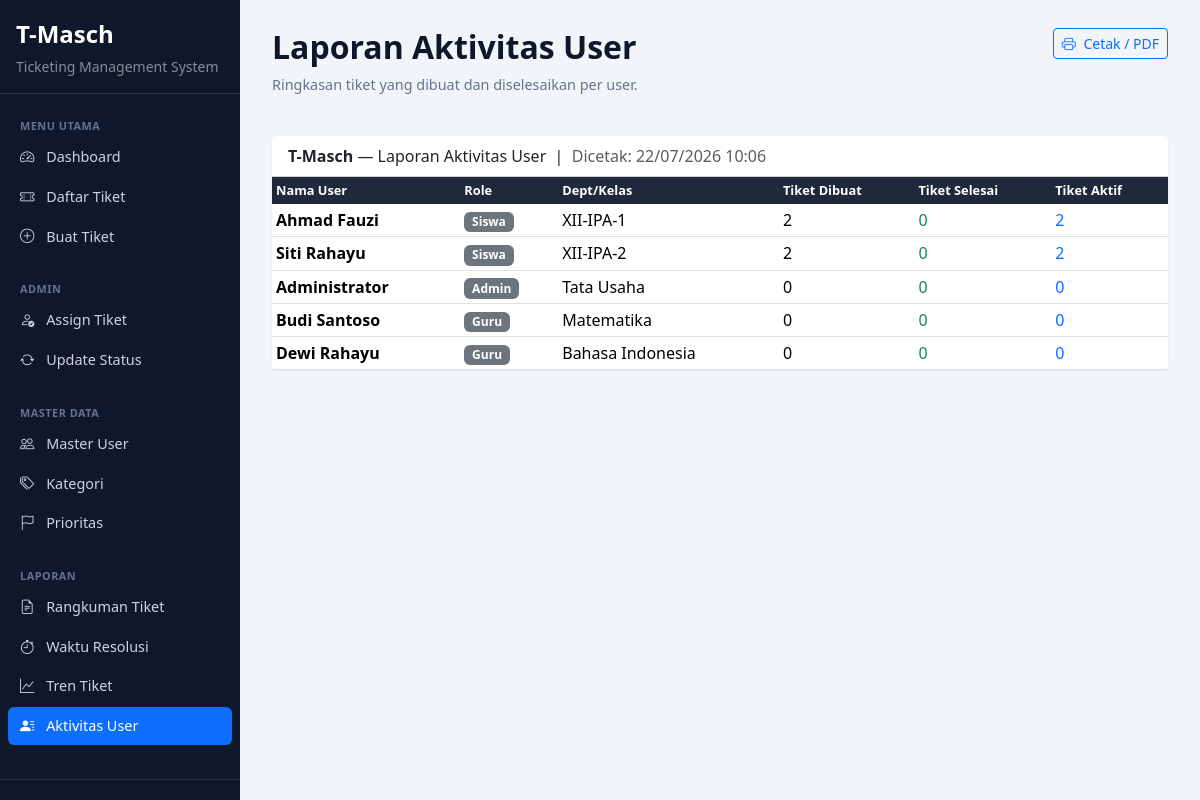
The app's page /reports/activity.php (signed in) with its own data.
### tables this page shows
CREATE TABLE IF NOT EXISTS users (
    id         INT PRIMARY KEY AUTO_INCREMENT,
    username   VARCHAR(50)  NOT NULL UNIQUE,
    password   VARCHAR(50)  NOT NULL,
    full_name  VARCHAR(100) NOT NULL,
    role_id    INT          NOT NULL,
    department VARCHAR(100),
    FOREIGN KEY (role_id) REFERENCES roles(id)
);

CREATE TABLE IF NOT EXISTS roles (
    id   INT PRIMARY KEY AUTO_INCREMENT,
    name VARCHAR(20) NOT NULL
);

### includes/auth.php (called while the page is built, shortened)
<?php
function h($str)
{
    return htmlspecialchars($str ?? '', ENT_QUOTES, 'UTF-8');
}

### reports/activity.php (the view, shortened to what this page needs)
<?php
require_once __DIR__ . '/../includes/auth.php';
require_once __DIR__ . '/../config/db.php';
$sql = "SELECT u.id, u.full_name, r.name AS role_name, u.department,
               (SELECT COUNT(*) FROM tickets t WHERE t.created_by = u.id) AS tiket_dibuat,
               (SELECT COUNT(*) FROM tickets t JOIN statuses s ON t.status_id=s.id
                WHERE t.created_by = u.id AND s.name = 'Closed') AS tiket_selesai,
               (SELECT COUNT(*) FROM tickets t JOIN statuses s ON t.status_id=s.id
                WHERE t.created_by = u.id AND s.name != 'Closed') AS tiket_aktif
        FROM users u
        JOIN roles r ON u.role_id = r.id
        ORDER BY tiket_dibuat DESC";
$users = $conn->query($sql);
require_once __DIR__ . '/../includes/header.php';
?>
<div class="page-header d-flex justify-content-between align-items-start no-print">
    <div>
        <h2>Laporan Aktivitas User</h2>
        <p>Ringkasan tiket yang dibuat dan diselesaikan per user.</p>
    </div>
    <button onclick="window.print()" class="btn btn-sm btn-outline-primary">
        <i class="bi bi-printer me-1"></i> Cetak / PDF
    </button>
</div>
<div class="card">
    <div class="card-header bg-white">
        <strong>T-Masch</strong> — Laporan Aktivitas User &nbsp;|&nbsp;
        <span class="text-muted">Dicetak: <?= date('d/m/Y H:i') ?></span>
    </div>
    <div class="table-responsive">
        <table class="table table-sm table-hover mb-0 align-middle">
            <thead>
                <tr>
                    <th>Nama User</th><th>Role</th><th>Dept/Kelas</th>
                    <th>Tiket Dibuat</th><th>Tiket Selesai</th><th>Tiket Aktif</th>
                </tr>
            </thead>
            <tbody>
                <?php while ($u = $users->fetch_assoc()): ?>
                <tr>
                    <td class="fw-semibold"><?= h($u['full_name']) ?></td>
                    <td><span class="badge bg-secondary"><?= h($u['role_name']) ?></span></td>
                    <td><?= h($u['department']) ?></td>
                    <td><?= $u['tiket_dibuat'] ?></td>
                    <td><span class="text-success"><?= $u['tiket_selesai'] ?></span></td>
                    <td><span class="text-primary"><?= $u['tiket_aktif'] ?></span></td>
                </tr>
                <?php endwhile; ?>
            </tbody>
        </table>
    </div>
</div>
<?php require_once __DIR__ . '/../includes/footer.php'; ?>

### assets/css/style.css (style rules this page uses)
body { background-color: #f1f5f9; font-family: 'Segoe UI', system-ui, sans-serif; }
.card { border: none; border-radius: 10px; box-shadow: 0 1px 3px rgba(0,0,0,0.06); }
.table thead th { background-color: #1e293b; color: #fff; font-size: 0.8rem; font-weight: 600; border: none; white-space: nowrap; }
.page-header { margin-bottom: 24px; }
.page-header h2 { font-weight: 700; color: #0f172a; }
.page-header p { color: #64748b; font-size: 0.9rem; }

### records on screen
users: full_name "Ahmad Fauzi", role.name "Siswa", department "XII-IPA-1", tiket_dibuat "2", tiket_selesai "0", tiket_aktif "2"
users: full_name "Siti Rahayu", role.name "Siswa", department "XII-IPA-2", tiket_dibuat "2", tiket_selesai "0", tiket_aktif "2"
users: full_name "Administrator", role.name "Admin", department "Tata Usaha", tiket_dibuat "0", tiket_selesai "0", tiket_aktif "0"
users: full_name "Budi Santoso", role.name "Guru", department "Matematika", tiket_dibuat "0", tiket_selesai "0", tiket_aktif "0"
users: full_name "Dewi Rahayu", role.name "Guru", department "Bahasa Indonesia", tiket_dibuat "0", tiket_selesai "0", tiket_aktif "0"
